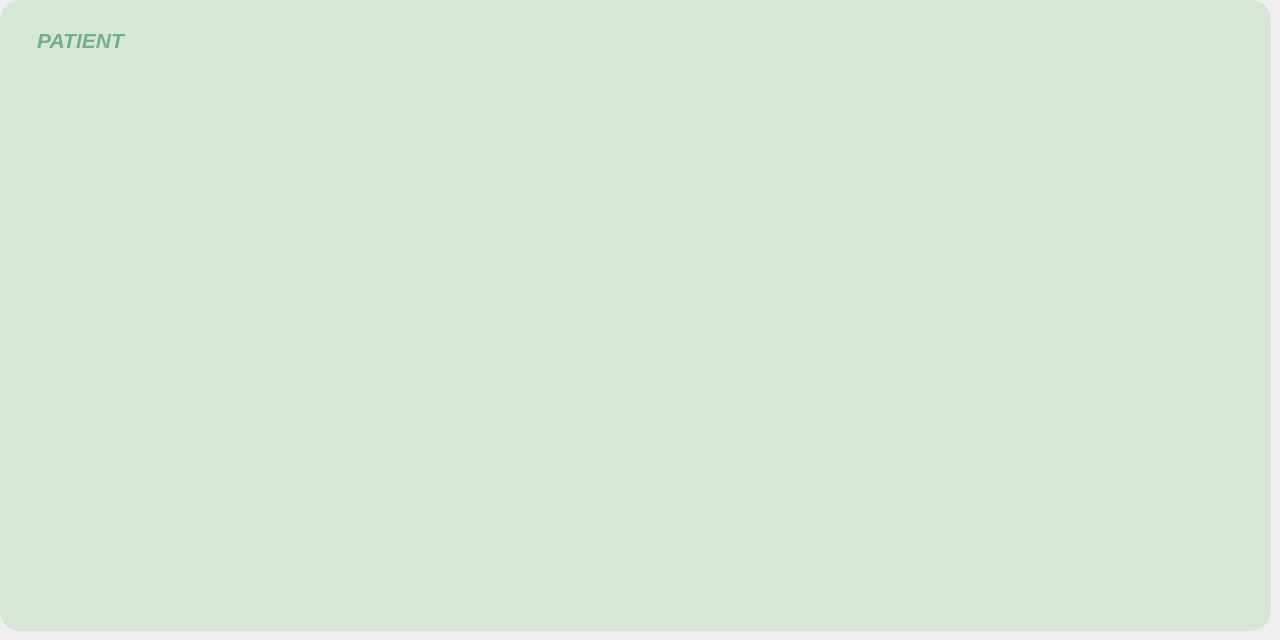
      <widget class="QWidget" name="tab_10">
       <attribute name="title">
        <string>Arduino</string>
       </attribute>
       <widget class="QGroupBox" name="groupBox_29">
        <property name="geometry">
         <rect>
          <x>0</x>
          <y>0</y>
          <width>1271</width>
          <height>631</height>
         </rect>
        </property>
        <property name="styleSheet">
         <string notr="true">background-color:#D6E7D5;

border-radius : 20px;</string>
        </property>
        <property name="title">
         <string/>
        </property>
        <widget class="QLabel" name="PATIENT_6">
         <property name="geometry">
          <rect>
           <x>10</x>
           <y>10</y>
           <width>141</width>
           <height>61</height>
          </rect>
         </property>
         <property name="styleSheet">
          <string notr="true">*{
    color: #6FAF92;
    font-size: 16px; /* Taille du texte (ajustable) */
    font-weight: normal; /* Style du texte */
}</string>
         </property>
         <property name="text">
          <string>&lt;html&gt;&lt;head/&gt;&lt;body&gt;&lt;p align=&quot;center&quot;&gt;&lt;span style=&quot; font-size:16pt; font-weight:700; font-style:italic;&quot;&gt;PATIENT&lt;/span&gt;&lt;/p&gt;&lt;/body&gt;&lt;/html&gt;</string>
         </property>
        </widget>
        <widget class="QLabel" name="label_20">
         <property name="geometry">
          <rect>
           <x>10</x>
           <y>90</y>
           <width>1031</width>
           <height>421</height>
          </rect>
         </property>
         <property name="text">
          <string/>
         </property>
        </widget>
       </widget>
      </widget>
